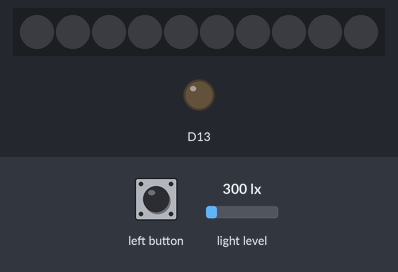
A sketch run on a simulated Adafruit Circuit Playground Express. Shown: 10 RGB LEDs in strip order, left to right, output pins drawn as LEDs (lit = HIGH). The test bench sets the inputs (shaded band); at power-on: light level 300 lx. Dim RGB values are drawn brighter than linear.

Above: at 1.2 s.
1.3 s: left button pressed for 0.15 s
At 1.9 s:
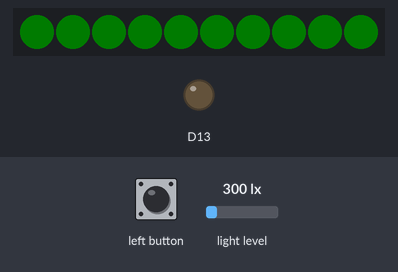
2.9 s: light level set to 40 lx
4.4 s: light level set to 500 lx
5.9 s: light level set to 1000 lx
7.4 s: left button pressed for 1 s
At 7.9 s:
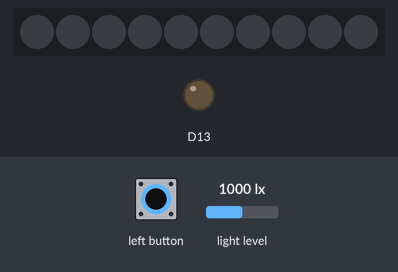
9.9 s: left button pressed for 3.2 s
At 10.8 s:
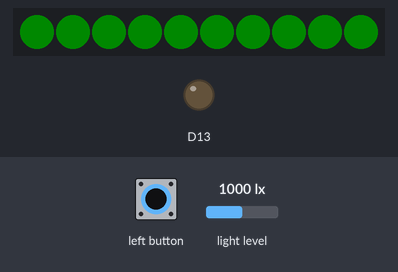
Timing chart, 0 to 12.9 s (numbered marks = the images above; inputs shaded):
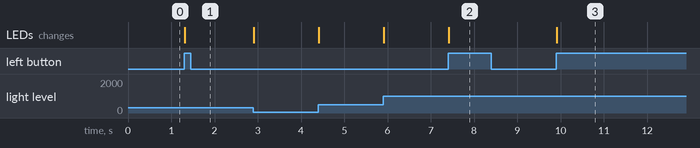

Measured:
- after the input at 1.3 s, the LEDs: change at once (image 1)
- after the input at 7.4 s, the LEDs: change at once (image 2)
- after the input at 9.9 s, the LEDs: change at once (image 3)

The sketch:

DeskSensorDraft.ino
```cpp
/*
  Desk Sensor for Studying
  Brennon York
  4/20/2026
  byork8@my.gcu.edu or yorkbrennon7@gmail.com
*/

#include <Adafruit_CircuitPlayground.h>

bool FOCUS_MODE = false;
bool lastButtonState = false;

float baseline = 0;
float sensitivity = 1.5;

unsigned long COOLDOWN = 2000;
unsigned long lastAlertTime = 0;

void setPixels(uint8_t r, uint8_t g, uint8_t b, float brightness) {
  for (int i = 0; i < 10; i++) {
    CircuitPlayground.setPixelColor(i, r * brightness, g * brightness, b * brightness);
  }
}

float getBrightness() {
  float light = CircuitPlayground.lightSensor();
  float brightness = light / 1023.0;

  if (brightness < 0.1) brightness = 0.1;
  if (brightness > 0.8) brightness = 0.8;

  return brightness;
}

bool detectNoise() {

  int raw = CircuitPlayground.soundSensor();

  // Initialize baseline
  if (baseline == 0) {
    baseline = raw;
  }

  // Stronger smoothing = ignores quick spikes
  baseline = (baseline * 0.985) + (raw * 0.015);

  float deviation = raw - baseline;

  // Require sustained / stronger deviation
  float threshold = sensitivity * 12;

  // Optional: ignore tiny spikes completely
  if (deviation < 0) return false;

  if (deviation > threshold) {
    return true;
  }

  return false;
}

void alert() {
  unsigned long currentTime = millis();

  if (currentTime - lastAlertTime > COOLDOWN) {

    for (int i = 0; i < 3; i++) {
      setPixels(255, 0, 0, getBrightness());
      for (int i = 0; i < 5; i++) {
        CircuitPlayground.playTone(880, 50);
        delay(40);
      }

      delay(100);

      setPixels(0, 0, 0, 0);
      delay(100);
    }

    lastAlertTime = currentTime;
  }
}

void setup() {
  CircuitPlayground.begin();
}

void loop() {

  bool currentButtonState = CircuitPlayground.leftButton();

  if (currentButtonState && !lastButtonState) {
    FOCUS_MODE = !FOCUS_MODE;
  }

  lastButtonState = currentButtonState;

  float brightness = getBrightness();

  if (FOCUS_MODE) {

    setPixels(0, 255, 0, brightness);

    if (detectNoise()) {
      alert();
    }

  } else {
    setPixels(0, 0, 50, 0.2);
  }

  delay(20);
}
```
